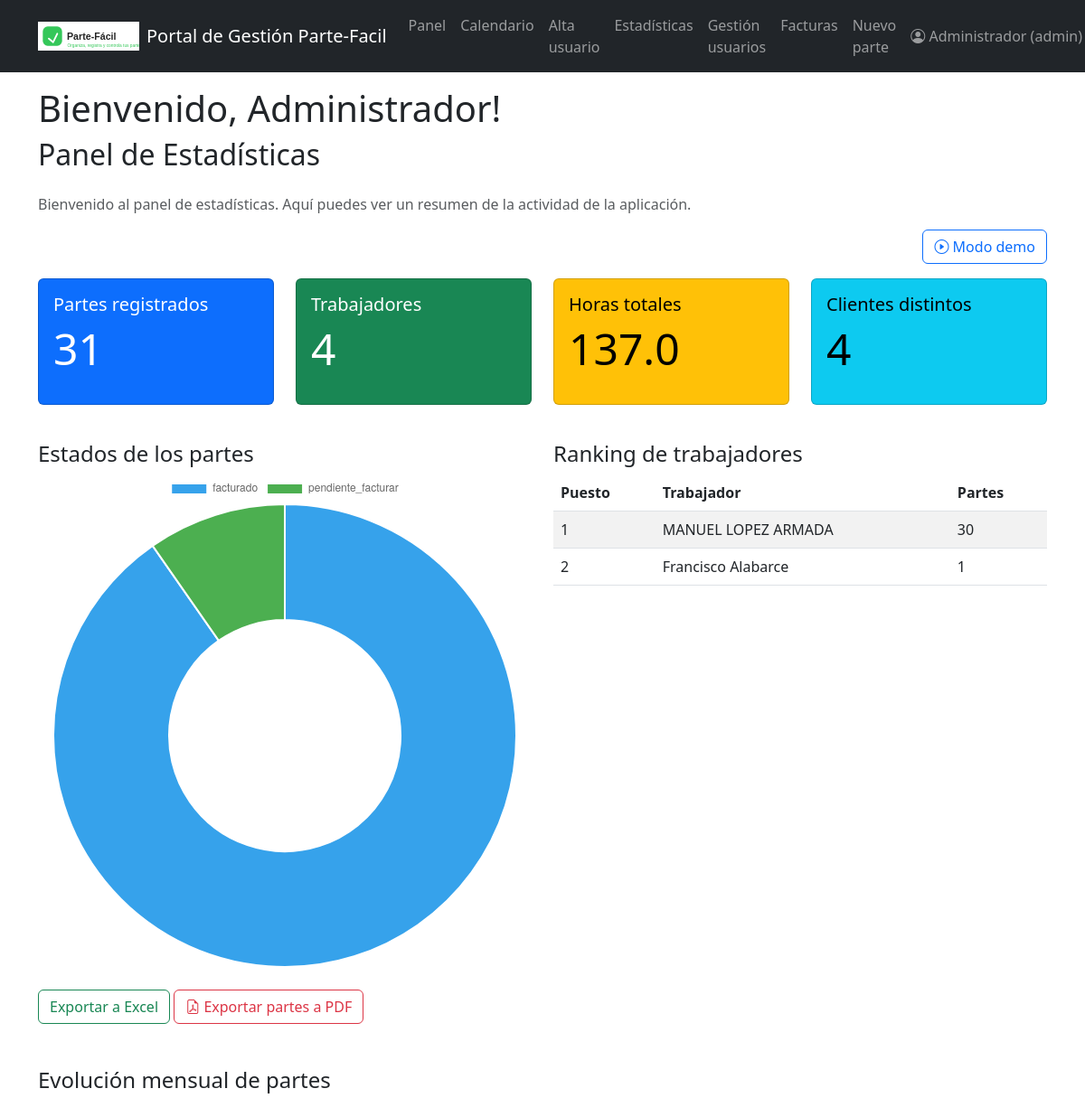
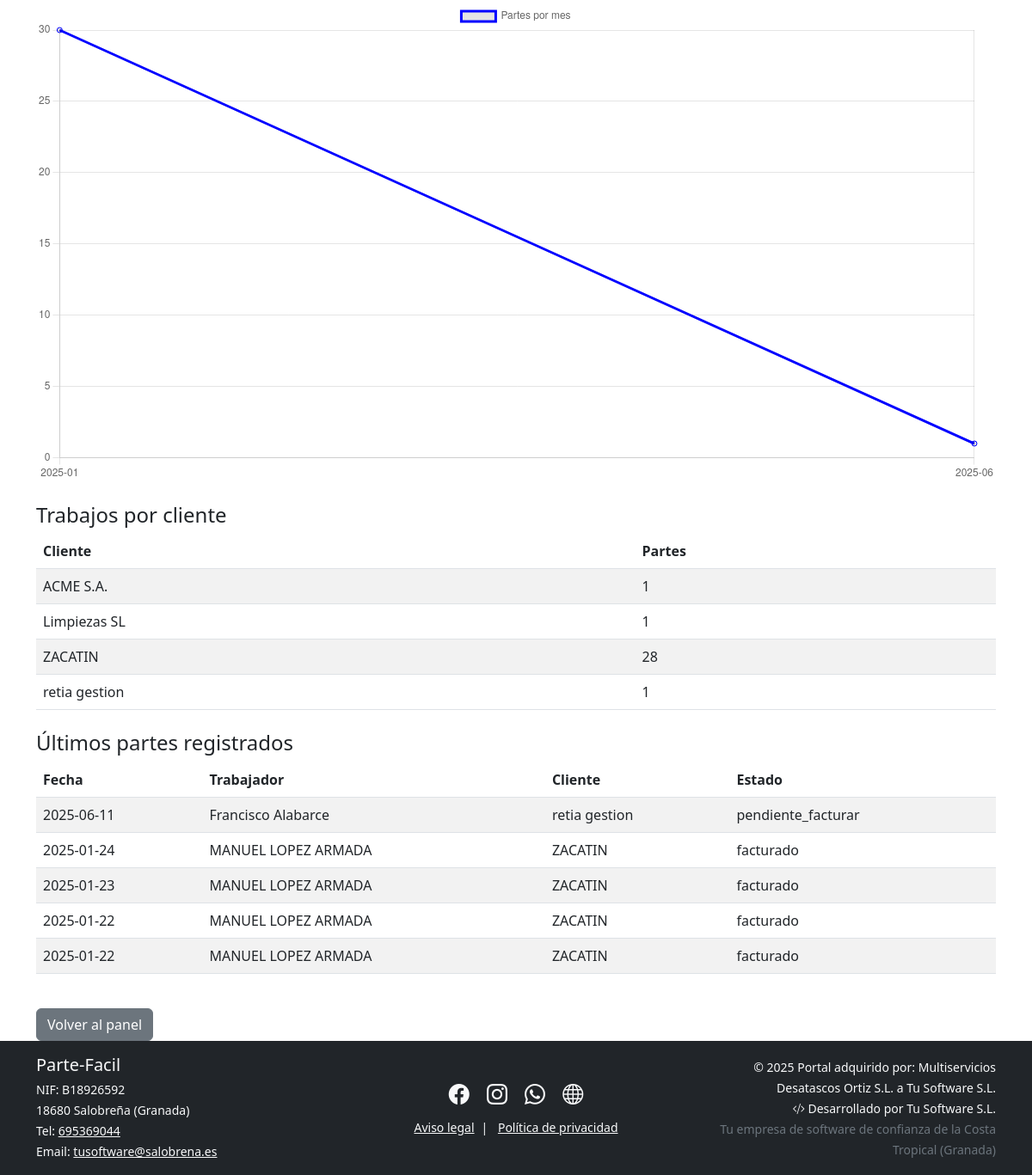
Page /admin_dashboard (signed in) on the earlier database version (2 pictures, top to bottom).
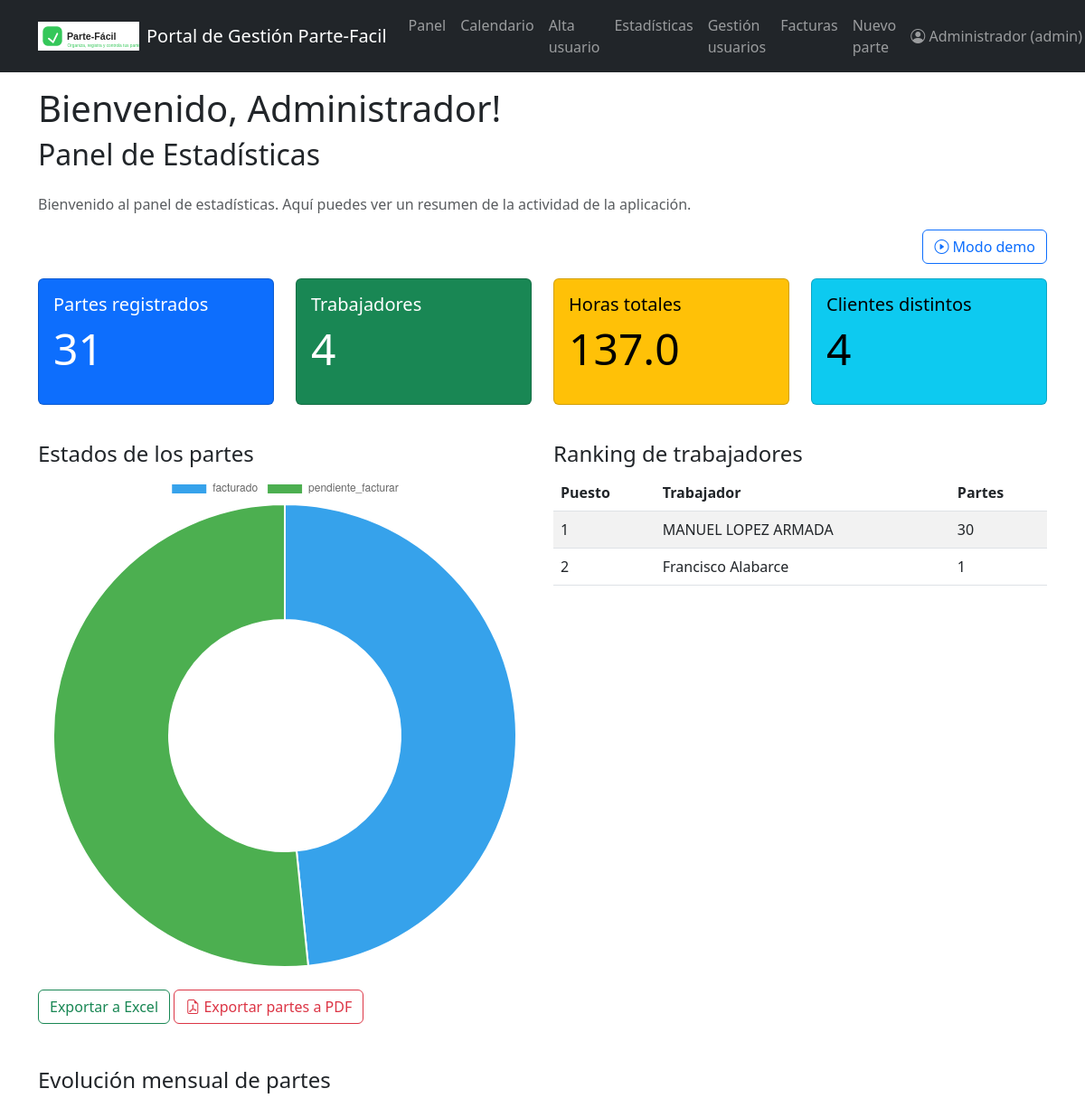
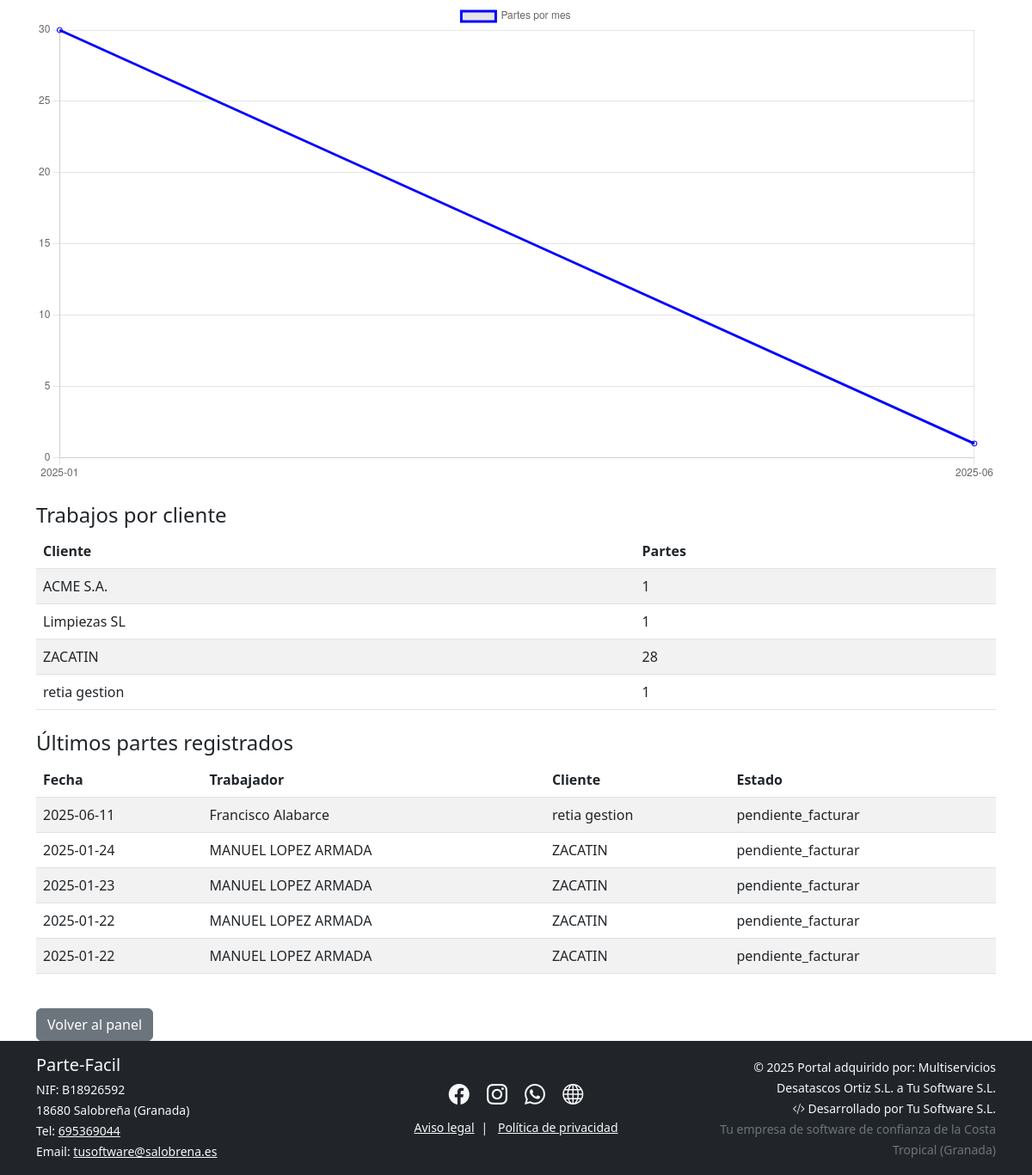
Same page on the later database version (2 pictures, top to bottom).
### models.py (models this page shows)
class Trabajo(db.Model):
    id = db.Column(db.Integer, primary_key=True)
    fecha = db.Column(db.DateTime, nullable=False)
    fecha_fin = db.Column(db.DateTime, nullable=True)
    direccion = db.Column(db.String(150), nullable=False)
    tipo_trabajo = db.Column(db.String(80), nullable=False)
    cliente = db.Column(db.String(80), nullable=False)
    horas = db.Column(db.Float, nullable=False, default=0)
    materiales_usados = db.Column(db.Text, nullable=True)
    importe_materiales = db.Column(db.Float, nullable=True, default=0)
    firma = db.Column(db.String(120), nullable=True)  # Ruta del archivo
    foto = db.Column(db.String(120), nullable=True)   # Ruta del archivo
    terminado = db.Column(db.Boolean, default=False)
    estado = db.Column(db.String(30), default='sin terminar')
    observaciones = db.Column(db.Text)
    id_trabajador = db.Column(db.Integer, db.ForeignKey('usuario.id'), nullable=False)
    id_factura = db.Column(
    db.Integer,
    db.ForeignKey('factura.id', name='fk_trabajo_id_factura'),
    nullable=True
)

class Usuario(UserMixin, db.Model):
    id = db.Column(db.Integer, primary_key=True)
    nombre = db.Column(db.String(50), nullable=False)
    email = db.Column(db.String(120), unique=True, nullable=False)
    contraseña = db.Column(db.String(200), nullable=False)
    rol = db.Column(db.String(20), nullable=False, default="trabajador")  # admin/trabajador
    trabajos = db.relationship('Trabajo', backref='trabajador', lazy=True)

### blueprints/dashboard.py (the view)
@dashboard_bp.route('/admin_dashboard')
@login_required
def admin_dashboard():
    if current_user.rol != "admin":
        flash("Solo el administrador puede ver el dashboard.")
        return redirect(url_for('dashboard.dashboard'))
    demo_param = request.args.get("demo", default="0")
    demo = str(demo_param) == "1"
    if demo:
        total_trabajos = 63
        total_trabajadores = 6
        horas_totales = 237
        clientes_distintos = 11
        trabajos_por_cliente = [
            ("Restaurante Sol", 15), ("Hotel Mar", 7), ("Colegio Norte", 6), ("Comunidad Centro", 9)
        ]
        horas_por_trabajador = [
            ("Pedro", 40), ("Ana", 37), ("Juan", 35), ("María", 30), ("Luis", 28), ("Sofía", 20)
        ]
        trabajos_por_mes = [
            ("2024-01", 7), ("2024-02", 10), ("2024-03", 9), ("2024-04", 13), ("2024-05", 12), ("2024-06", 12)
        ]
        estados_contador = [
            ("Terminado", 51), ("Pendiente cobro", 7), ("Pagado", 3), ("Pendiente facturar", 2)
        ]
        ranking_trabajadores = [
            ("Pedro", 15), ("Ana", 13), ("Juan", 11), ("María", 9), ("Luis", 8), ("Sofía", 7)
        ]
        ParteDemo = namedtuple('ParteDemo', ['fecha', 'trabajador', 'cliente', 'estado'])
        TrabajadorDemo = namedtuple('Trabajador', ['nombre'])
        ultimos_partes = [
            ParteDemo(datetime(2024, 6, 1), TrabajadorDemo("Pedro"), "Restaurante Sol", "Terminado"),
            ParteDemo(datetime(2024, 6, 2), TrabajadorDemo("Ana"), "Hotel Mar", "Pendiente cobro"),
            ParteDemo(datetime(2024, 6, 3), TrabajadorDemo("Juan"), "Colegio Norte", "Terminado"),
            ParteDemo(datetime(2024, 6, 4), TrabajadorDemo("María"), "Comunidad Centro", "Terminado"),
            ParteDemo(datetime(2024, 6, 5), TrabajadorDemo("Luis"), "Hotel Mar", "Pagado"),
        ]
    else:
        total_trabajos = Trabajo.query.count()
        total_trabajadores = Usuario.query.filter_by(rol="trabajador").count()
        horas_totales = db.session.query(db.func.sum(Trabajo.horas)).scalar() or 0
        clientes_distintos = db.session.query(Trabajo.cliente).distinct().count()
        trabajos_por_cliente = db.session.query(Trabajo.cliente, db.func.count(Trabajo.id)).group_by(Trabajo.cliente).all()
        horas_por_trabajador = db.session.query(
            Usuario.nombre, db.func.sum(Trabajo.horas)
        ).join(Trabajo, Trabajo.id_trabajador == Usuario.id).filter(Usuario.rol == "trabajador").group_by(Usuario.id).all()
        trabajos_por_mes = db.session.query(
            db.func.strftime('%Y-%m', Trabajo.fecha), db.func.count(Trabajo.id)
        ).group_by(db.func.strftime('%Y-%m', Trabajo.fecha)).all()
        estados_contador = db.session.query(Trabajo.estado, db.func.count(Trabajo.id)).group_by(Trabajo.estado).all()
        ranking_trabajadores = db.session.query(
            Usuario.nombre, db.func.count(Trabajo.id)
        ).join(Trabajo, Trabajo.id_trabajador == Usuario.id).filter(Usuario.rol == "trabajador").group_by(Usuario.id).order_by(db.func.count(Trabajo.id).desc()).all()
        ultimos_partes = Trabajo.query.order_by(Trabajo.fecha.desc()).limit(5).all()
    return render_template(
        'admin_dashboard.html',
        total_trabajos=total_trabajos,
        total_trabajadores=total_trabajadores,
        horas_totales=horas_totales,
        clientes_distintos=clientes_distintos,
        trabajos_por_cliente=trabajos_por_cliente,
        horas_por_trabajador=horas_por_trabajador,
        trabajos_por_mes=trabajos_por_mes,
        estados_contador=estados_contador,
        ranking_trabajadores=ranking_trabajadores,
        ultimos_partes=ultimos_partes,
        demo=demo
    )

### app.py (called while the page is built)
@login_manager.user_loader
def load_user(user_id):
    from models import Usuario
    return Usuario.query.get(int(user_id))

@app.context_processor
def inject_now():
    from datetime import datetime
    return {'now': datetime.now()}

### templates/admin_dashboard.html (shortened to what the changed rows need)
{% extends "base.html" %}
{% block content %}
<h2 class="mb-4">Panel de Estadísticas</h2>
<div class="row mb-4">
    <div class="col-md-6">
        <h4>Estados de los partes</h4>
        <canvas id="estadosPieChart" width="400" height="230"></canvas>
    </div>
    <div class="col-md-6">
        <table class="table table-striped">
            <thead>
                <tr>
                    <th>Puesto</th>
                    <th>Trabajador</th>
                    <th>Partes</th>
                </tr>
            </thead>
        </table>
    </div>
</div>
<table class="table table-striped mb-4">
    <thead>
        <tr>
            <th>Cliente</th>
            <th>Partes</th>
        </tr>
    </thead>
</table>
<table class="table table-striped mb-4">
    <thead>
        <tr>
            <th>Fecha</th>
            <th>Trabajador</th>
            <th>Cliente</th>
            <th>Estado</th>
        </tr>
    </thead>
    <tbody>
        {% for parte in ultimos_partes or [] %}
        <tr>
            <td>{{ parte.fecha.strftime('%Y-%m-%d') if parte.fecha else '' }}</td>
            <td>{{ parte.trabajador.nombre if parte.trabajador else '' }}</td>
            <td>{{ parte.cliente }}</td>
            <td>{{ parte.estado }}</td>
        </tr>
        {% endfor %}
    </tbody>
</table>
{% endblock %}
{% block extra_js %}
<script>
document.addEventListener('DOMContentLoaded', function() {
    // Gráfico mensual
    var ctx = document.getElementById('trabajosMesChart').getContext('2d');
    var chart = new Chart(ctx, {
        type: 'line',
        data: {
            labels: [
                {% for mes, _ in trabajos_por_mes or [] %}
                    "{{ mes }}",
                {% endfor %}
            ],
            datasets: [{
                label: 'Partes por mes',
                data: [
                    {% for _, total in trabajos_por_mes or [] %}
                        {{ total }},
                    {% endfor %}
                ],
                fill: false,
                borderColor: 'blue',
                tension: 0.2
            }]
        }
    });
    // Pie chart de estados
    var ctx2 = document.getElementById('estadosPieChart').getContext('2d');
    var chart2 = new Chart(ctx2, {
        type: 'doughnut',
        data: {
            labels: [
                {% for estado, _ in estados_contador or [] %}
                    "{{ estado }}",
                {% endfor %}
            ],
            datasets: [{
                data: [
                    {% for _, total in estados_contador or [] %}
                        {{ total }},
                    {% endfor %}
                ],
                backgroundColor: [
                    '#36a2eb', '#4caf50', '#ffc107', '#e74c3c', '#8e44ad', '#27ae60'
                ]
            }]
        }
    });
});
</script>
{% endblock %}

Differences in the rows shown:
changed Trabajo (number 4 of 7 on the later page): estado "facturado" → "pendiente_facturar"
changed Trabajo (number 5 of 7 on the later page): estado "facturado" → "pendiente_facturar"
changed Trabajo (number 6 of 7 on the later page): estado "facturado" → "pendiente_facturar"
changed Trabajo (number 7 of 7 on the later page): estado "facturado" → "pendiente_facturar"
Other differences:
chart data {{ total }}: 28, 3 → 15, 16
